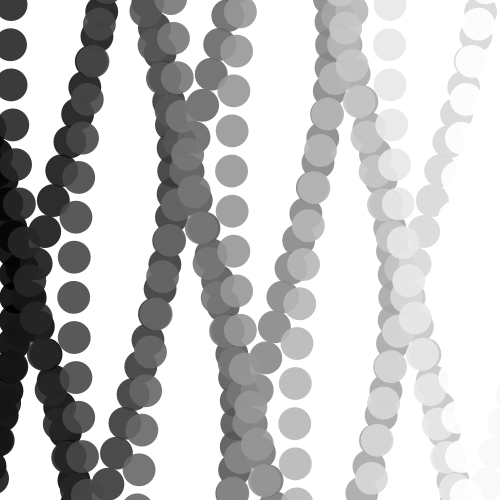
Frame 1 (no input)
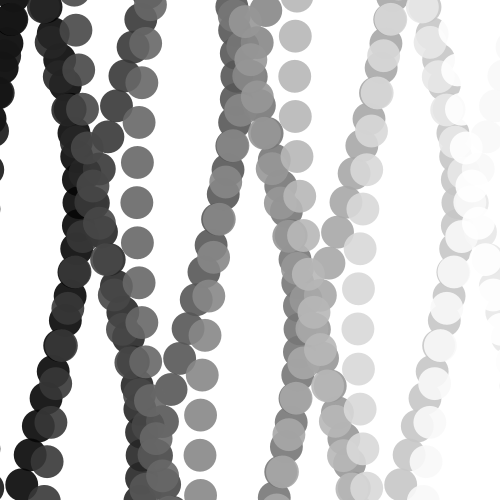
Frame 60 (the mouse pressed at the canvas centre just before this capture)
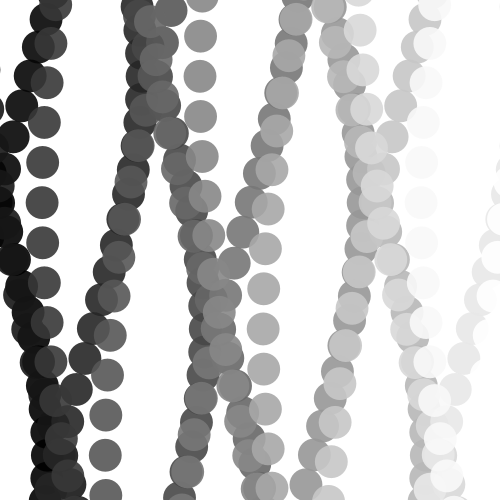
Frame 120 (the mouse held since frame 60 and released just before this capture)

The Processing sketch that drew these frames (run headless with seeded random() and noise(); from frame 60 on, the mouse is pressed at the canvas centre):

// Processing sketch: processing_153536
// ── processing_153536.pde

/*
 * Creative Coding
 * Week 2, 05 - Moving Patterns 1
 * by Indae Hwang and Jon McCormack
 * Copyright (c) 2014 Monash University
 *
 * This sketch builds on the previous sketches, drawing shapes based on the
 * current framerate. The movement of individual shapes combine to create a
 * gestalt field of motion. Use the arrow keys on your keyboard to change the
 * frame rate. 
 * 
 */

// variable used to store the current frame rate value
int frame_rate_value;

void setup() {
  size(500, 500);

  frame_rate_value = 24;
  frameRate(frame_rate_value);
  rectMode(CENTER);
  background(255);
  colorMode(HSB);
}


void draw() {

  background(255);

  int num = 20;
  int margin = -50;
  float gutter = -100; //distance between each cell
  float cellsize = ( width - (2 * margin) - gutter * (num - 1) ) / (num - 1);

  int circleNumber = 0; // counter
  for (int i=0; i<num; i++) {
    for (int j=0; j<num; j++) {
      circleNumber = (i * num) + j; // different way to calculate the circle number from w2_04

      float tx = margin + cellsize * i + gutter * i;
      float ty = margin + cellsize * j + gutter * j;

      movingCircle(tx, ty, cellsize, circleNumber);
    }
  }
} //end of draw 


void movingCircle(float x, float y, float size, int circleNum) {

  float finalAngle;
  finalAngle = frameCount + circleNum;
  float colorMap = map(x, 0, width, 0, 255);
  
  //the rotating angle for each tempX and tempY postion is affected by frameRate and angle;  
  float tempX = x + (size / 2) * sin(PI / frame_rate_value * finalAngle);
  float tempY = y + (size / 2) * cos(PI / frame_rate_value * finalAngle);

  noStroke();
  fill(colorMap, 230);
  ellipse(tempX, tempY, size/4, size/4);
}


/*
 * keyReleased function
 *
 * called automatically by Processing when a keyboard key is released
 */
void keyReleased() {

  // right arrow -- increase frame_rate_value
  if (keyCode == UP && frame_rate_value < 60) {
    frame_rate_value++;
  }

  // left arrow -- decrease frame_rate_value
  if ( keyCode == DOWN && frame_rate_value > 1) {
    frame_rate_value--;
  }

  // set the frameRate and print current value on the screen
  frameRate(frame_rate_value);
  println("Current frame Rate is: " + frame_rate_value);
}
